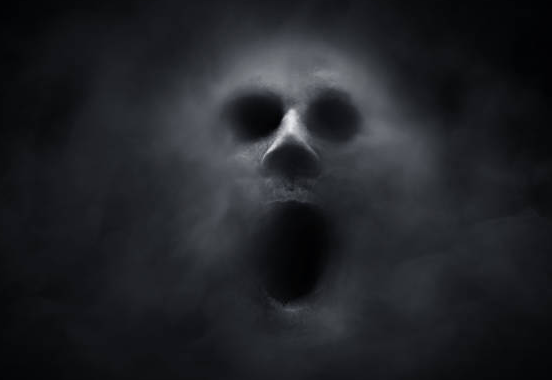
#> input picture tools/source/face_photo.png, 552 x 380 px
$ python gen_model.py
#> lines starting #> are read from the running program, lines starting #| are printed output that depends on the picture
#!/usr/bin/env python3
"""Generates the It Was Tall entity model (GeckoLib / Bedrock geo 1.12.0) and its textures.

Outputs (relative to repo root):
  src/main/resources/assets/itwastall/geo/entity/tall_one.geo.json
  src/main/resources/assets/itwastall/textures/entity/tall_one.png
  src/main/resources/assets/itwastall/textures/entity/tall_one_glowmask.png
  src/main/resources/assets/itwastall/textures/gui/jumpscare.png
"""
import json
import math
import os
import random

from PIL import Image, ImageDraw, ImageFilter

ROOT = os.path.dirname(os.path.dirname(os.path.abspath(__file__)))
ASSETS = os.path.join(ROOT, "src/main/resources/assets/itwastall")
TEX = 256          # texture size in texels
DENSITY = 2        # texels per model pixel
rng = random.Random(1337)
FACE_PHOTO = os.path.join(ROOT, "tools/source/face_photo.png")
FACE_CROP = (210, 40, 370, 360)   # face region in the photo (1:2, like the head front)
FACE_W, FACE_H = 48, 96           # texels used for the head front (higher density than the body)

# ---------------------------------------------------------------- model ----
# Coordinates in model pixels (16 px = 1 block), y up, front of the entity faces north (-Z).
# Cube "origin" = min corner. Bones listed parent-first.
# Each cube: (name, origin, size, material)
BONES = [
    dict(name="root", pivot=[0, 0, 0]),
    dict(name="body", parent="root", pivot=[0, 27, 0], cubes=[
        ("pelvis", [-3.5, 26, -1.5], [7, 3, 3], "skin"),
    ]),
    dict(name="torso", parent="body", pivot=[0, 29, 0], rotation=[12, 0, 0], cubes=[
        ("ribs", [-2.5, 29, -1.25], [5, 8, 2.5], "ribs"),
        ("chest", [-4, 37, -2], [8, 6, 4], "skin"),
        ("shoulders", [-6, 42, -1.5], [12, 2, 3], "skin"),
    ]),
    dict(name="neck", parent="torso", pivot=[0, 44, 0], rotation=[18, 0, 0], cubes=[
        ("neck", [-1, 44, -1], [2, 4, 2], "skin"),
    ]),
    dict(name="head", parent="neck", pivot=[0, 47.5, 0], rotation=[-12, 0, 10], cubes=[
        ("skull", [-2.5, 47, -2.5], [5, 10, 5], "head"),
        ("jaw", [-1.5, 45.5, -2.3], [3, 2, 3.5], "jaw"),
    ]),
    dict(name="right_arm", parent="torso", pivot=[-6, 43, 0], rotation=[-16, 0, 4], cubes=[
        ("right_upper_arm", [-7.5, 29, -1], [2, 14, 2], "skin"),
    ]),
    dict(name="right_forearm", parent="right_arm", pivot=[-6.5, 29, 0], rotation=[-6, 0, 0], cubes=[
        ("right_lower_arm", [-7.25, 16, -0.75], [1.5, 13, 1.5], "skin"),
    ]),
    dict(name="right_hand", parent="right_forearm", pivot=[-6.5, 16, 0], cubes=[
        ("right_palm", [-7.5, 13, -1], [2, 3, 2], "skin"),
        ("right_finger_1", [-7.5, 6, -1], [0.5, 7, 0.5], "finger"),
        ("right_finger_2", [-6.75, 5, -1], [0.5, 8, 0.5], "finger"),
        ("right_finger_3", [-6, 6.5, -1], [0.5, 6.5, 0.5], "finger"),
        ("right_thumb", [-7.5, 9, 0.5], [0.5, 4, 0.5], "finger"),
    ]),
    dict(name="right_leg", parent="root", pivot=[-2, 27, 0], rotation=[-6, 0, 2], cubes=[
        ("right_thigh", [-3, 13, -1], [2, 14, 2], "skin"),
    ]),
    dict(name="right_shin", parent="right_leg", pivot=[-2, 13, 0], rotation=[10, 0, 0], cubes=[
        ("right_lower_leg", [-2.75, 1, -0.75], [1.5, 12, 1.5], "skin"),
        ("right_foot", [-3, 0, -3], [2, 1, 4], "foot"),
    ]),
]


def mirror_bone(b):
    """Right -> left mirror across X."""
    m = dict(name=b["name"].replace("right", "left"), pivot=[-b["pivot"][0], b["pivot"][1], b["pivot"][2]])
    if "parent" in b:
        m["parent"] = b["parent"].replace("right", "left")
    if "rotation" in b:
        r = b["rotation"]
        m["rotation"] = [r[0], -r[1], -r[2]]
    m["cubes"] = [(n.replace("right", "left"), [-(o[0] + s[0]), o[1], o[2]], s, mat)
                  for (n, o, s, mat) in b.get("cubes", [])]
    return m


BONES += [mirror_bone(b) for b in list(BONES) if b["name"].startswith("right")]

# --------------------------------------------------------- UV packing ------
FACES = ["north", "south", "east", "west", "up", "down"]


def face_dims(size, face):
    x, y, z = size
    if face in ("north", "south"):
        return x, y
    if face in ("east", "west"):
        return z, y
    return x, z


class Packer:
    def __init__(self, w):
        self.w, self.x, self.y, self.row_h = w, 0, 0, 0

    def place(self, w, h):
        if self.x + w > self.w:
            self.x, self.y, self.row_h = 0, self.y + self.row_h + 1, 0
        pos = (self.x, self.y)
        self.x += w + 1
        self.row_h = max(self.row_h, h)
        return pos


packer = Packer(TEX)
face_regions = []   # (cube_name, material, face, x, y, w, h)
geo_bones = []
for b in BONES:
    gb = dict(name=b["name"], pivot=b["pivot"])
    if "parent" in b:
        gb["parent"] = b["parent"]
    if "rotation" in b:
        gb["rotation"] = b["rotation"]
    cubes = []
    for (name, origin, size, mat) in b.get("cubes", []):
        uv = {}
        for f in FACES:
            fw, fh = face_dims(size, f)
            tw, th = max(1, math.ceil(fw * DENSITY)), max(1, math.ceil(fh * DENSITY))
            if name == "skull" and f == "north":
                tw, th = FACE_W, FACE_H   # high-res photo face
            px, py = packer.place(tw, th)
            uv[f] = {"uv": [px, py], "uv_size": [tw, th]}
            face_regions.append((name, mat, f, px, py, tw, th))
        cubes.append({"origin": origin, "size": size, "uv": uv})
    if cubes:
        gb["cubes"] = cubes
    geo_bones.append(gb)

assert packer.y + packer.row_h <= TEX, "texture atlas overflow"

geo = {
    "format_version": "1.12.0",
    "minecraft:geometry": [{
        "description": {
            "identifier": "geometry.itwastall.tall_one",
            "texture_width": TEX,
            "texture_height": TEX,
            "visible_bounds_width": 3,
            "visible_bounds_height": 4.5,
            "visible_bounds_offset": [0, 1.75, 0],
        },
        "bones": geo_bones,
    }],
}

# ----------------------------------------------------------- painting ------
SKIN = (34, 31, 31)


def jitter(c, amt):
    d = rng.randint(-amt, amt)
    return tuple(max(0, min(255, v + d)) for v in c)


def paint_face(img, glow, mat, face, x, y, w, h):
    px = img.load()
    gx = glow.load()
    base = {"skin": SKIN, "ribs": SKIN, "head": (40, 37, 36), "jaw": (36, 33, 32),
            "finger": (30, 28, 28), "foot": (26, 24, 24)}[mat]
    for j in range(h):
        for i in range(w):
            c = jitter(base, 6)
            # faint vertical veins/streaks on long limbs
            if mat == "skin" and h > 10 and (i * 7 + x) % 5 == 0 and rng.random() < 0.35:
                c = tuple(v - 7 for v in c)
            # darker edge to define the silhouette
            if w > 2 and h > 2 and (i == 0 or j == 0 or i == w - 1 or j == h - 1):
                c = tuple(int(v * 0.75) for v in c)
            px[x + i, y + j] = c + (255,)
    if mat == "ribs" and face in ("north", "east", "west"):
        for j in range(2, h - 1, 3):
            for i in range(1, w - 1):
                px[x + i, y + j] = jitter((62, 57, 54), 4) + (255,)
            if face == "north":
                px[x + w // 2, y + j] = (30, 27, 27, 255)  # sternum gap
    if mat == "finger" and face not in ("up",):
        for j in range(max(0, h - 3), h):   # pale claw tips
            for i in range(w):
                px[x + i, y + j] = jitter((132, 124, 112), 6) + (255,)
    if mat == "head" and face == "north":
        paste_face(img, glow, x, y, w, h, base)
    if mat == "head" and face == "up":
        for j in range(h):
            for i in range(w):
                if rng.random() < 0.15:
                    px[x + i, y + j] = jitter((52, 48, 46), 4) + (255,)


def paste_face(img, glow, x, y, w, h, skin):
    """Photo face, darkened and faded into the head colour at the edges; bright parts glow faintly."""
    photo = Image.open(FACE_PHOTO).convert("L").crop(FACE_CROP).resize((w, h), Image.LANCZOS)
    pp = photo.load()
    px, gx = img.load(), glow.load()
    for j in range(h):
        for i in range(w):
            lum = pp[i, j] / 255.0
            lum = min(1.0, max(0.0, (lum - 0.12) * 1.35))       # contrast
            fx = min(i + 0.5, w - i - 0.5) / (w * 0.18)
            fy = min(j + 0.5, h - j - 0.5) / (h * 0.10)
            a = max(0.0, min(1.0, min(fx, fy)))                  # 0 at edge -> 1 inside
            face = (int(185 * lum), int(182 * lum), int(178 * lum))
            c = tuple(int(sk * (1 - a) + fc * a) for sk, fc in zip(skin, face))
            px[x + i, y + j] = c + (255,)
            gl = int(255 * max(0.0, lum - 0.35) * 0.55 * a)
            if gl > 0:
                gx[x + i, y + j] = (gl, gl, gl, 255)


img = Image.new("RGBA", (TEX, TEX), (0, 0, 0, 0))
#> img: PIL image 256x256 RGBA; every value is 0
glow = Image.new("RGBA", (TEX, TEX), (0, 0, 0, 0))
for (name, mat, f, x, y, w, h) in face_regions:
    paint_face(img, glow, mat, f, x, y, w, h)
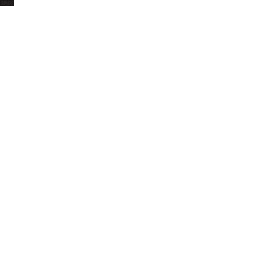
#> img: PIL image 256x256 RGBA; mean R, G, B, A 0, 0, 0, 0.3; transparent parts drawn white


# --------------------------------------------------------- jumpscare -------
def make_jumpscare():
    """Full-screen jumpscare: the photo, contrast boosted, with a dark vignette."""
    im = Image.open(FACE_PHOTO).convert("RGB")
    im = im.resize((im.width * 2, im.height * 2), Image.LANCZOS)
    W, H = im.size
    px = im.load()
    for yy in range(H):
        for xx in range(W):
            d = math.hypot((xx - W * 0.52) / W, (yy - H * 0.5) / H) / 0.62
            k = max(0.0, 1 - d ** 2.2)
            px[xx, yy] = tuple(max(0, min(255, int(((v / 255 - 0.08) * 1.3) * 255 * k))) for v in px[xx, yy])
    return im


os.makedirs(os.path.join(ASSETS, "geo/entity"), exist_ok=True)
os.makedirs(os.path.join(ASSETS, "textures/entity"), exist_ok=True)
os.makedirs(os.path.join(ASSETS, "textures/gui"), exist_ok=True)
with open(os.path.join(ASSETS, "geo/entity/tall_one.geo.json"), "w") as fh:
    json.dump(geo, fh, indent=2)
img.save(os.path.join(ASSETS, "textures/entity/tall_one.png"))
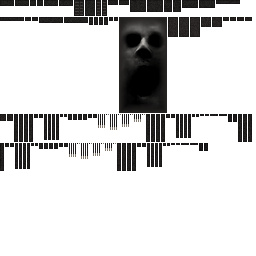
#> saved as tall_one.png: PIL image 256x256 RGBA; mean R, G, B, A 5.6, 5.2, 5.2, 47.5; transparent parts drawn white
glow.save(os.path.join(ASSETS, "textures/entity/tall_one_glowmask.png"))
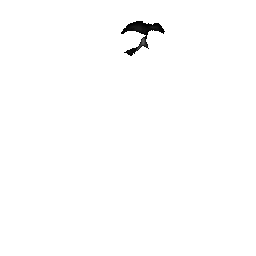
#> saved as tall_one_glowmask.png: PIL image 256x256 RGBA; mean R, G, B, A 0.1, 0.1, 0.1, 1.9; transparent parts drawn white
make_jumpscare().save(os.path.join(ASSETS, "textures/gui/jumpscare.png"))
print("bones:", len(geo_bones), "faces:", len(face_regions), "atlas rows used:", packer.y + packer.row_h)
